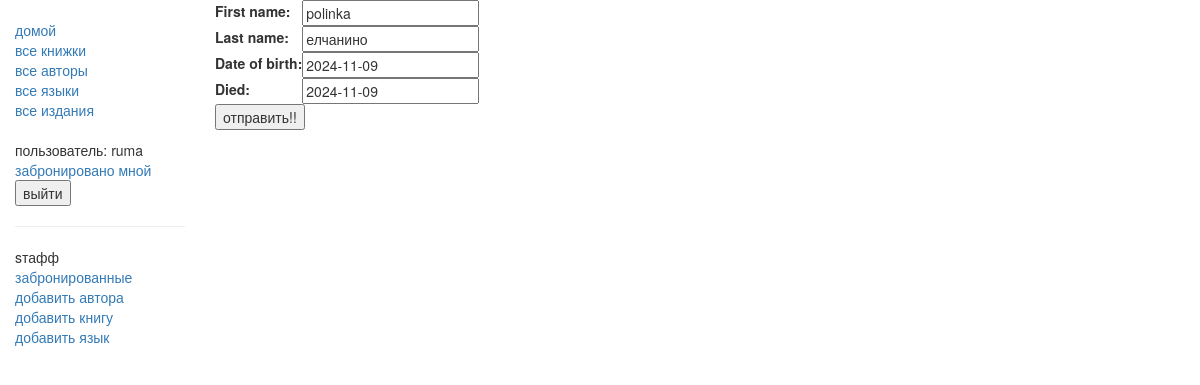
Screenshot of /catalog/author/1/update/ (signed in) with the database file from the repository.
### catalog/models.py (models this page shows, shortened)
class Author(models.Model):
    first_name = models.CharField(max_length=100)
    last_name = models.CharField(max_length=100)
    date_of_birth = models.DateField(null=True, blank=True)
    date_of_death = models.DateField('Died', null=True, blank=True)

### catalog/views.py (the view)
# urls.py: path('author/<int:pk>/update/', views.AuthorUpdate.as_view(), name='author-update'),
class AuthorUpdate(PermissionRequiredMixin, UpdateView):
    model = Author
    fields = '__all__'
    permission_required = 'catalog.change_author'

### catalog/templates/catalog/author_form.html (shortened to what this page needs)
{% extends "base_generic.html" %}
{% block content %}
  <form action="" method="post">
      <table>
      {{ form.as_table }}
      </table>
      <input type="submit" value="отправить!!" />
  </form>
{% endblock %}

### catalog/templates/base_generic.html (shortened to what this page needs)
<!doctype html>
<html lang="en">
  <head>
    <link
      rel="stylesheet"
      href="https://maxcdn.bootstrapcdn.com/bootstrap/3.3.7/css/bootstrap.min.css" />
    {% load static %}
    <link rel="stylesheet" href="{% static 'css/styles.css' %}" />
  </head>
  <body>
    <div class="container-fluid">
      <div class="row">
        <div class="col-sm-2">
          {% block sidebar %}
            <ul class="sidebar-nav">
              <li><a href="{% url 'index' %}">домой</a></li>
              <li><a href="{% url 'books' %}">все книжки</a></li>
              <li><a href="{% url 'authors' %}">все авторы</a></li>
              <li><a href="{% url 'languages' %}">все языки</a></li>
                <li><a href="{% url 'publishers' %}">все издания</a></li>
              <br>
              {% if user.is_authenticated %}
              <li>пользователь: {{ user.get_username }}</li>
              <li><a href="{% url 'my-borrowed' %}">забронировано мной</a></li>
              <form id="logout-form" method="post" action="{% url 'logout' %}">
                <button type="submit">выйти</button>
              </form>
              {% else %}
                <form id="login-form" method="post" action="{% url 'login' %}">
                  {% csrf_token %}
                <button type="submit">войти</button>
              </form>
              {% endif %}
                {% if user.is_staff %}
       <hr>
       <ul class="sidebar-nav">
       <li>sтафф</li>
       <li><a href="{% url 'all-borrowed' %}">забронированные</a></li>
       {% if perms.catalog.add_author %}
         <li><a href="{% url 'author-create' %}">добавить автора</a></li>
       {% endif %}
       {% if perms.catalog.add_book %}
       <li><a href="{% url 'book-create' %}">добавить книгу</a></li>
       {% endif %}
           {% if perms.catalog.add_book %}
       <li><a href="{% url 'language-create' %}">добавить язык</a></li>
       {% endif %}
       {% endif %}
            </ul>
          {% endblock %}
        </ul></div>
        <div class="col-sm-10 ">{% block content %}{% endblock %}</div>
      </div>
    </div>
  </body>
</html>

### catalog/static/css/styles.css (style rules this page uses)
.sidebar-nav { margin-top: 20px; padding: 0; list-style: none; }

### rows the page displays
Author: first_name "polinka", last_name "елчанино", date_of_birth "2024-11-09", date_of_death "2024-11-09"

### other values shown
{{ user.get_username }} "ruma"
